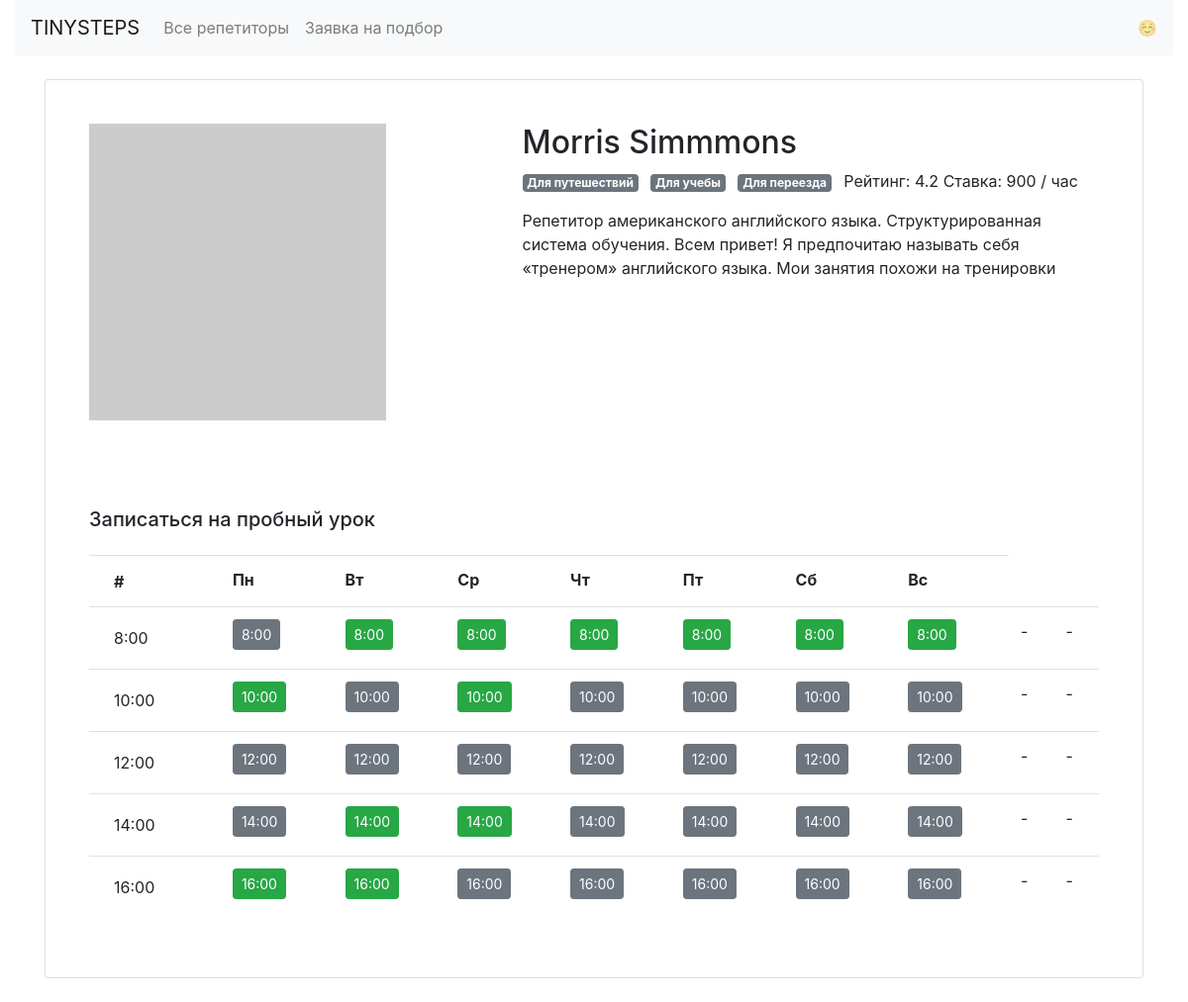
Page /profiles/0/ on the committed database.
### models.py (models this page shows, shortened)
class Teachers(db.Model):
    __tablename__ = 'teachers'
    id = db.Column(db.Integer, primary_key=True)
    name = db.Column(db.String(40), nullable=False)
    about = db.Column(db.Text, nullable=False)
    goals = db.Column(db.String(64), nullable=False)
    picture = db.Column(db.String(64), nullable=False)
    rating = db.Column(db.Float, nullable=False)
    price = db.Column(db.Integer, nullable=False)
    schedule = db.Column(db.Text, nullable=False)
    students = db.relationship('Bookings', backref='teacher', lazy='dynamic')

### app.py (the view)
@app.route('/profiles/<int:id>/')
def profiles(id):
    id_goals = []
    with app.app_context():
        db.create_all()
        teachers = db.session.query(Teachers).all()
    for key, value in study_goals["goals"].items():
        for goal in teachers[id].goals.split(' '):
            if goal == key:
                id_goals.append(value)
    teacher_schedule = json.loads(teachers[id].schedule)
    return render_template("profile.html", teacher = teachers[id], goal_values = id_goals,
     teacher_schedule = teacher_schedule['free'])

### app.py (called while the page is built)
@app.context_processor
def schedule():
    def _schedule(hour, day):
        bool_hour = []
        for key in day.keys():
            bool_hour.append({key: day[key][hour]})
        return bool_hour
    return dict(schedule=_schedule)

### templates/profile.html
{% extends 'base.html' %}
{% block body %}
  <main class="container mt-3">
    <div class="card my-4 mx-auto">
      <div class="card-body m-2 m-md-4">
        <div class="row">
          <div class="col-5"><img src="{{ teacher.picture }}" class="img-fluid" alt=""></div>
          <div class="col-7">
            <h1 class="h2">{{ teacher.name }}</h1>
            <p> {% for goal in goal_values %}
                    <span class="badge badge-secondary mr-2">{{ goal }}</span>
                {% endfor %}
                Рейтинг: {{ teacher.rating }} Ставка: {{ teacher.price }} / час</p>
            <p>{{ teacher.about }}
            <br> <br>
          </div>
        </div>
      </div>
      <div class="card-body m-2 m-md-4">
        <h2 class="h5 mb-4">Записаться на пробный урок</h2>
        <table class="table">
          <tr>
            <th><span class="btn font-weight-bold py-0">#</span></th>
            <th>Пн</th>
            <th>Вт</th>
            <th>Ср</th>
            <th>Чт</th>
            <th>Пт</th>
            <th>Сб</th>
            <th>Вс</th>
          </tr>
          {% set hours = ["8:00", "10:00", "12:00", "14:00", "16:00"] %}
          {% for hour in hours %}
          <tr>
            <td><span class="btn">{{ hour }}</span></td>
            {% for item in schedule(hour, teacher_schedule) %}
              {% for key, value in item.items() %}
            <td>
              {% if value == True %}
                {% set c="btn-success" %}
              {% else %}
                {% set c="btn-secondary" %}
              {% endif %}
              <a href="{{ url_for('booking', id=teacher.id, day=key, hour=hour)}}" class="btn btn-sm {{ c }}">{{ hour }}</a>
              </td>
              {% endfor %}
            {% endfor %}
            <td>-</td>
            <td>-</td>
          </tr>
          {% endfor %}
        </table>
      </div>
    </div>
  </main>
{% endblock %}

### rows in the picture
Teachers: name "Morris Simmmons", rating "4.2", price "900", about "Репетитор американского английского языка. Структурированная система обучения. Всем привет! Я предпочитаю называть себя «тренером» английского языка. Мои занятия похожи на тренировки"

### other values in the picture
{{ goal }} "Для путешествий" "Для учебы" "Для переезда"
{{ hour }} "8:00" "10:00" "12:00" "14:00" "16:00"
{{ hour }} "8:00" "8:00" "8:00" "8:00" "8:00" "8:00" "8:00" "10:00" "10:00" "10:00" "10:00" "10:00" "10:00" "10:00" "12:00" "12:00" "12:00" "12:00" "12:00" "12:00" "12:00" "14:00" "14:00" "14:00" "14:00" "14:00" "14:00" "14:00" "16:00" "16:00" "16:00" "16:00" "16:00" "16:00" "16:00"
